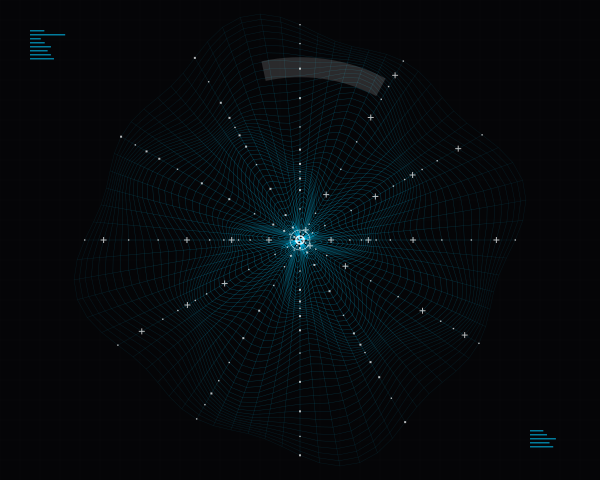

The Python source for this figure:
import cairo
import math
import random

# Setup
width, height = 600, 480
surface = cairo.ImageSurface(cairo.FORMAT_ARGB32, width, height)
ctx = cairo.Context(surface)

# Background - Technical Deep Black
ctx.set_source_rgb(0.02, 0.02, 0.03)
ctx.paint()

# Configuration for Schematic Abstraction
cx, cy = width / 2, height / 2
num_rings = 45
num_sectors = 72
max_radius = min(width, height) * 0.45

def get_distorted_coords(r_idx, theta_idx):
    """Calculates polar-to-cartesian with radial distortion field."""
    # Base radius with a slight logarithmic expansion for hierarchy
    base_r = (r_idx / num_rings) ** 1.1 * max_radius
    angle = (theta_idx / num_sectors) * 2 * math.pi
    
    # Distortion logic: Sinusoidal interference pattern
    # Creates "Information Topography" peaks and valleys
    distortion = 12 * math.sin(r_idx * 0.2 + angle * 4) 
    distortion += 8 * math.cos(angle * 8 - r_idx * 0.1)
    
    current_r = base_r + distortion
    
    # Apply transformation
    x = cx + current_r * math.cos(angle)
    y = cy + current_r * math.sin(angle)
    return x, y

# 1. DRAW MESH / VECTOR GRAPH (The Schematic Base)
ctx.set_line_width(0.4)
for r in range(num_rings):
    # Modulate alpha based on radius to create depth/fading
    alpha = 0.1 + (0.4 * (1 - r/num_rings))
    ctx.set_source_rgba(0.0, 0.8, 1.0, alpha) # Technical Cyan
    
    for s in range(num_sectors):
        x1, y1 = get_distorted_coords(r, s)
        x2, y2 = get_distorted_coords(r, (s + 1) % num_sectors)
        
        # Draw radial arcs (ring segments)
        ctx.move_to(x1, y1)
        ctx.line_to(x2, y2)
        ctx.stroke()
        
        # Draw spokes (connecting rings)
        if r < num_rings - 1:
            x3, y3 = get_distorted_coords(r + 1, s)
            ctx.move_to(x1, y1)
            ctx.line_to(x3, y3)
            ctx.stroke()

# 2. PRIMITIVE SUBSTITUTION (The Data Nodes)
# Placing markers at specific intervals to simulate a node-link architecture
for r in range(0, num_rings, 4):
    for s in range(0, num_sectors, 6):
        x, y = get_distorted_coords(r, s)
        
        # Logic-based primitive selection
        importance = (math.sin(r * 0.5) + math.cos(s * 0.2)) / 2
        
        ctx.set_source_rgba(1, 1, 1, 0.7)
        if importance > 0.6:
            # Draw a Cross (Primary Node)
            size = 3
            ctx.set_line_width(1.0)
            ctx.move_to(x - size, y)
            ctx.line_to(x + size, y)
            ctx.move_to(x, y - size)
            ctx.line_to(x, y + size)
            ctx.stroke()
        elif importance < -0.2:
            # Draw a tiny Square (Secondary Node)
            ctx.rectangle(x - 1, y - 1, 2, 2)
            ctx.fill()
        else:
            # Draw a subtle circle
            ctx.arc(x, y, 0.8, 0, 2 * math.pi)
            ctx.fill()

# 3. MOIRÉ INTERFERENCE LAYERS
# Adding fine, non-distorted secondary grid for spatial reference
ctx.set_source_rgba(0.5, 0.6, 0.7, 0.05)
ctx.set_line_width(0.2)
for i in range(0, width, 20):
    ctx.move_to(i, 0)
    ctx.line_to(i, height)
    ctx.stroke()
for j in range(0, height, 20):
    ctx.move_to(0, j)
    ctx.line_to(width, j)
    ctx.stroke()

# 4. SWISS ANNOTATIONS (Marginalia)
# Systematic text-like blocks to imply technical data
def draw_data_block(x, y, rows):
    ctx.set_source_rgba(0.0, 0.8, 1.0, 0.6)
    for i in range(rows):
        w = random.uniform(10, 40)
        ctx.rectangle(x, y + (i * 4), w, 1.5)
        ctx.fill()

# Top Left Block
draw_data_block(30, 30, 8)
# Bottom Right Block
draw_data_block(width - 70, height - 50, 5)

# 5. DIRECTIONAL TENSION (Center Focus)
# High-contrast core element
ctx.set_source_rgba(1, 1, 1, 0.9)
ctx.set_line_width(1.5)
ctx.arc(cx, cy, 4, 0, 2 * math.pi)
ctx.stroke()
ctx.set_line_width(0.5)
ctx.arc(cx, cy, 10, 0, 2 * math.pi)
ctx.stroke()

# Final subtle highlight - sweeping arc indicating a 'scan' or 'threshold'
ctx.set_source_rgba(1.0, 1.0, 1.0, 0.15)
ctx.set_line_width(20)
ctx.arc(cx, cy, max_radius * 0.8, 4.5, 5.2)
ctx.stroke()
